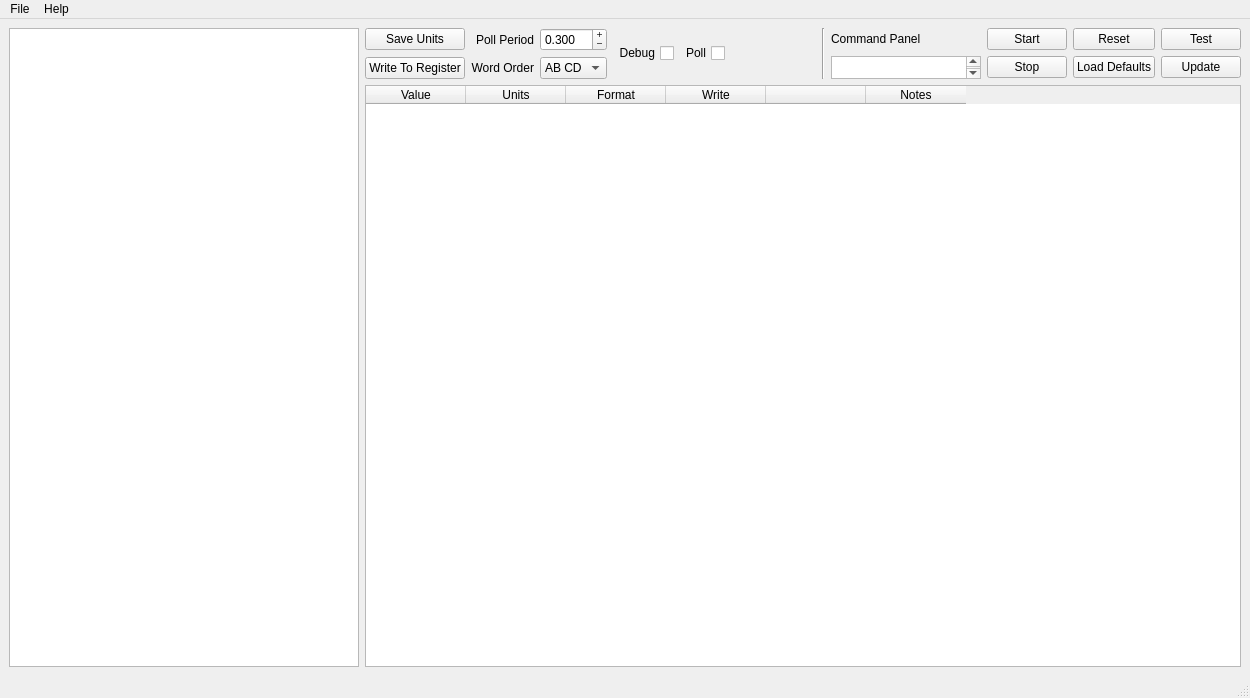
<?xml version="1.0" encoding="UTF-8"?>
<ui version="4.0">
 <class>MainWindow</class>
 <widget class="QMainWindow" name="MainWindow">
  <property name="geometry">
   <rect>
    <x>0</x>
    <y>0</y>
    <width>1250</width>
    <height>698</height>
   </rect>
  </property>
  <property name="windowTitle">
   <string>Modbus Master Tool</string>
  </property>
  <property name="windowIcon">
   <iconset>
    <normaloff>../../../../Google Drive/final version]/modbusTool-master/modbus.png</normaloff>../../../../Google Drive/final version]/modbusTool-master/modbus.png</iconset>
  </property>
  <widget class="QWidget" name="centralwidget">
   <layout class="QHBoxLayout" name="horizontalLayout_2">
    <item>
     <layout class="QVBoxLayout" name="verticalLayout_2">
      <item>
       <widget class="QTreeWidget" name="treeWidget">
        <property name="maximumSize">
         <size>
          <width>350</width>
          <height>16777215</height>
         </size>
        </property>
        <property name="rootIsDecorated">
         <bool>true</bool>
        </property>
        <property name="uniformRowHeights">
         <bool>false</bool>
        </property>
        <property name="itemsExpandable">
         <bool>true</bool>
        </property>
        <property name="animated">
         <bool>true</bool>
        </property>
        <property name="headerHidden">
         <bool>true</bool>
        </property>
        <attribute name="headerVisible">
         <bool>false</bool>
        </attribute>
        <column>
         <property name="text">
          <string notr="true">1</string>
         </property>
        </column>
       </widget>
      </item>
     </layout>
    </item>
    <item>
     <layout class="QVBoxLayout" name="verticalLayout">
      <item>
       <layout class="QHBoxLayout" name="horizontalLayout">
        <item>
         <layout class="QGridLayout" name="gridLayout_2">
          <item row="0" column="0">
           <widget class="QPushButton" name="btnUnits">
            <property name="text">
             <string>Save Units</string>
            </property>
           </widget>
          </item>
          <item row="0" column="1">
           <widget class="QLabel" name="label">
            <property name="toolTip">
             <string extracomment="wit"/>
            </property>
            <property name="autoFillBackground">
             <bool>false</bool>
            </property>
            <property name="frameShape">
             <enum>QFrame::NoFrame</enum>
            </property>
            <property name="text">
             <string>Poll Period</string>
            </property>
            <property name="scaledContents">
             <bool>false</bool>
            </property>
            <property name="alignment">
             <set>Qt::AlignRight|Qt::AlignTrailing|Qt::AlignVCenter</set>
            </property>
            <property name="wordWrap">
             <bool>false</bool>
            </property>
           </widget>
          </item>
          <item row="0" column="2">
           <widget class="QDoubleSpinBox" name="spinBoxPollRate">
            <property name="alignment">
             <set>Qt::AlignLeading|Qt::AlignLeft|Qt::AlignVCenter</set>
            </property>
            <property name="buttonSymbols">
             <enum>QAbstractSpinBox::PlusMinus</enum>
            </property>
            <property name="showGroupSeparator" stdset="0">
             <bool>false</bool>
            </property>
            <property name="decimals">
             <number>3</number>
            </property>
            <property name="minimum">
             <double>0.010000000000000</double>
            </property>
            <property name="singleStep">
             <double>0.100000000000000</double>
            </property>
            <property name="value">
             <double>0.300000000000000</double>
            </property>
           </widget>
          </item>
          <item row="1" column="0">
           <widget class="QPushButton" name="btnWrite">
            <property name="text">
             <string>Write To Register</string>
            </property>
           </widget>
          </item>
          <item row="1" column="1">
           <widget class="QLabel" name="label_2">
            <property name="text">
             <string>Word Order</string>
            </property>
            <property name="alignment">
             <set>Qt::AlignRight|Qt::AlignTrailing|Qt::AlignVCenter</set>
            </property>
           </widget>
          </item>
          <item row="1" column="2">
           <widget class="QComboBox" name="comboBoxDataEncode">
            <item>
             <property name="text">
              <string>AB CD</string>
             </property>
            </item>
            <item>
             <property name="text">
              <string>CD AB</string>
             </property>
            </item>
           </widget>
          </item>
         </layout>
        </item>
        <item>
         <widget class="QCheckBox" name="checkDebug">
          <property name="layoutDirection">
           <enum>Qt::RightToLeft</enum>
          </property>
          <property name="text">
           <string>Debug</string>
          </property>
         </widget>
        </item>
        <item>
         <widget class="QCheckBox" name="checkBoxPoll">
          <property name="layoutDirection">
           <enum>Qt::RightToLeft</enum>
          </property>
          <property name="text">
           <string>Poll</string>
          </property>
         </widget>
        </item>
        <item>
         <spacer name="horizontalSpacer">
          <property name="orientation">
           <enum>Qt::Horizontal</enum>
          </property>
          <property name="sizeHint" stdset="0">
           <size>
            <width>40</width>
            <height>20</height>
           </size>
          </property>
         </spacer>
        </item>
        <item>
         <widget class="Line" name="line">
          <property name="orientation">
           <enum>Qt::Vertical</enum>
          </property>
         </widget>
        </item>
        <item>
         <layout class="QGridLayout" name="gridLayout">
          <item row="0" column="0">
           <widget class="QLabel" name="label_3">
            <property name="text">
             <string>Command Panel</string>
            </property>
           </widget>
          </item>
          <item row="0" column="1">
           <widget class="QPushButton" name="btnStar">
            <property name="text">
             <string>Start</string>
            </property>
           </widget>
          </item>
          <item row="0" column="2">
           <widget class="QPushButton" name="btnReset">
            <property name="text">
             <string>Reset</string>
            </property>
           </widget>
          </item>
          <item row="0" column="3">
           <widget class="QPushButton" name="btnTest">
            <property name="text">
             <string>Test</string>
            </property>
           </widget>
          </item>
          <item row="1" column="0">
           <widget class="QTextBrowser" name="textBrowserCommand">
            <property name="maximumSize">
             <size>
              <width>150</width>
              <height>23</height>
             </size>
            </property>
           </widget>
          </item>
          <item row="1" column="1">
           <widget class="QPushButton" name="btnSto">
            <property name="text">
             <string>Stop</string>
            </property>
           </widget>
          </item>
          <item row="1" column="2">
           <widget class="QPushButton" name="btnLoadDefaults">
            <property name="text">
             <string>Load Defaults</string>
            </property>
           </widget>
          </item>
          <item row="1" column="3">
           <widget class="QPushButton" name="btnUpdate">
            <property name="text">
             <string>Update</string>
            </property>
           </widget>
          </item>
         </layout>
        </item>
       </layout>
      </item>
      <item>
       <widget class="QTableWidget" name="tableWidget">
        <property name="toolTip">
         <string/>
        </property>
        <property name="toolTipDuration">
         <number>-1</number>
        </property>
        <property name="gridStyle">
         <enum>Qt::SolidLine</enum>
        </property>
        <property name="cornerButtonEnabled">
         <bool>false</bool>
        </property>
        <attribute name="horizontalHeaderVisible">
         <bool>true</bool>
        </attribute>
        <attribute name="horizontalHeaderShowSortIndicator" stdset="0">
         <bool>false</bool>
        </attribute>
        <attribute name="horizontalHeaderStretchLastSection">
         <bool>false</bool>
        </attribute>
        <attribute name="verticalHeaderVisible">
         <bool>true</bool>
        </attribute>
        <attribute name="verticalHeaderCascadingSectionResizes">
         <bool>false</bool>
        </attribute>
        <attribute name="verticalHeaderShowSortIndicator" stdset="0">
         <bool>false</bool>
        </attribute>
        <attribute name="verticalHeaderStretchLastSection">
         <bool>false</bool>
        </attribute>
        <column>
         <property name="text">
          <string>Value</string>
         </property>
        </column>
        <column>
         <property name="text">
          <string>Units</string>
         </property>
        </column>
        <column>
         <property name="text">
          <string>Format</string>
         </property>
        </column>
        <column>
         <property name="text">
          <string>Write</string>
         </property>
        </column>
        <column>
         <property name="text">
          <string/>
         </property>
        </column>
        <column>
         <property name="text">
          <string>Notes</string>
         </property>
        </column>
       </widget>
      </item>
     </layout>
    </item>
   </layout>
  </widget>
  <widget class="QStatusBar" name="statusBar"/>
  <widget class="QMenuBar" name="menuBar">
   <property name="geometry">
    <rect>
     <x>0</x>
     <y>0</y>
     <width>1250</width>
     <height>21</height>
    </rect>
   </property>
   <widget class="QMenu" name="menuFile">
    <property name="title">
     <string>File</string>
    </property>
    <addaction name="actionSetup"/>
    <addaction name="actionSave_View_List"/>
    <addaction name="actionLoad_View_List"/>
    <addaction name="separator"/>
    <addaction name="actionQuit"/>
   </widget>
   <widget class="QMenu" name="menuHelp">
    <property name="title">
     <string>Help</string>
    </property>
   </widget>
   <addaction name="menuFile"/>
   <addaction name="menuHelp"/>
  </widget>
  <action name="actionSetup">
   <property name="text">
    <string>Setup</string>
   </property>
  </action>
  <action name="actionQuit">
   <property name="text">
    <string>Quit</string>
   </property>
  </action>
  <action name="actionSave_View_List">
   <property name="text">
    <string>Save View List</string>
   </property>
  </action>
  <action name="actionLoad_View_List">
   <property name="text">
    <string>Load View List</string>
   </property>
  </action>
 </widget>
 <resources/>
 <connections/>
</ui>
